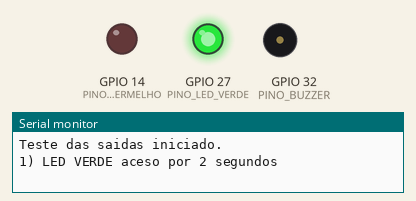
The sketch below on a simulated ESP32. On the bench: output pins drawn as LEDs (lit = HIGH), buzzer (waves = sounding), the last lines printed to the serial monitor.

Above: at 1.0 s.
At 3.5 s:
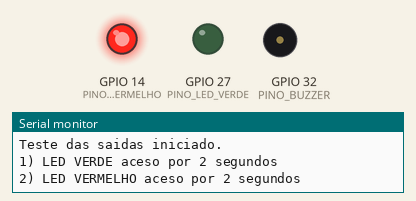
At 5.7 s:
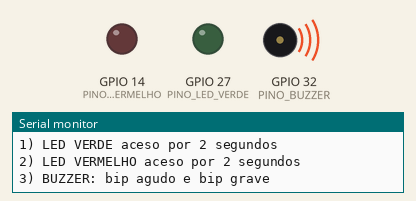
At 7.15 s:
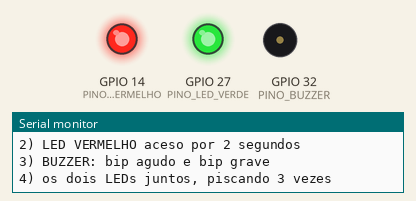
At 9.0 s:
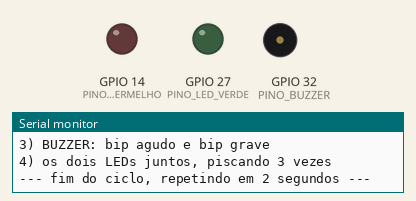
Timing chart, 0 to 13.3 s (numbered marks = the images above):
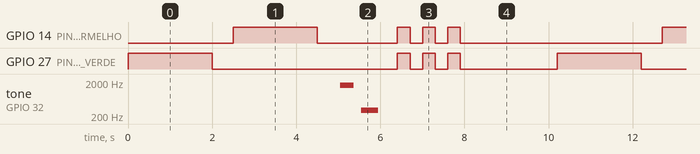

Measured:
- by itself, GPIO 14 (PINO_LED_VERMELHO): repeats every 10.2 s: LOW 1.9 s, 2 × (HIGH 0.30 s, LOW 0.30 s), HIGH 0.30 s, LOW 4.8 s, HIGH 2.0 s
- by itself, GPIO 27 (PINO_LED_VERDE): repeats every 10.2 s: LOW 4.4 s, 2 × (HIGH 0.30 s, LOW 0.30 s), HIGH 0.30 s, LOW 2.3 s, HIGH 2.0 s
- by itself, tone on GPIO 32 (PINO_BUZZER): repeats every 10.2 s: silent 0.19 s, 299 Hz 0.40 s, silent 9.3 s, 1582 Hz 0.32 s

The sketch:

teste_saidas.ino
```cpp
/*
 * Trabalho Final - Database Of Things - 270400
 * Alan Brum - 92305
 *
 * Teste das saidas: LED verde, LED vermelho e buzzer.
 * Nao faz parte do projeto final, serve so para conferir a montagem.
 *
 * Ligacoes:
 *   LED verde    : GPIO27 -> 330R -> perna longa do LED, perna curta -> GND
 *   LED vermelho : GPIO14 -> 330R -> perna longa do LED, perna curta -> GND
 *   Buzzer       : GPIO32 -> buzzer -> GND
 *
 * Abrir o Serial Monitor em 115200 para acompanhar.
 */

const int PINO_LED_VERDE    = 27;
const int PINO_LED_VERMELHO = 14;
const int PINO_BUZZER       = 32;

void bip(int frequencia, int duracaoMs) {
  long periodo = 1000000L / frequencia;
  long ciclos  = (long)duracaoMs * 1000L / periodo;
  for (long i = 0; i < ciclos; i++) {
    digitalWrite(PINO_BUZZER, HIGH);
    delayMicroseconds(periodo / 2);
    digitalWrite(PINO_BUZZER, LOW);
    delayMicroseconds(periodo / 2);
  }
}

void setup() {
  Serial.begin(115200);
  pinMode(PINO_LED_VERDE, OUTPUT);
  pinMode(PINO_LED_VERMELHO, OUTPUT);
  pinMode(PINO_BUZZER, OUTPUT);
  Serial.println();
  Serial.println("Teste das saidas iniciado.");
}

void loop() {
  Serial.println("1) LED VERDE aceso por 2 segundos");
  digitalWrite(PINO_LED_VERDE, HIGH);
  delay(2000);
  digitalWrite(PINO_LED_VERDE, LOW);
  delay(500);

  Serial.println("2) LED VERMELHO aceso por 2 segundos");
  digitalWrite(PINO_LED_VERMELHO, HIGH);
  delay(2000);
  digitalWrite(PINO_LED_VERMELHO, LOW);
  delay(500);

  Serial.println("3) BUZZER: bip agudo e bip grave");
  bip(1600, 300);
  delay(200);
  bip(300, 400);
  delay(500);

  Serial.println("4) os dois LEDs juntos, piscando 3 vezes");
  for (int i = 0; i < 3; i++) {
    digitalWrite(PINO_LED_VERDE, HIGH);
    digitalWrite(PINO_LED_VERMELHO, HIGH);
    delay(300);
    digitalWrite(PINO_LED_VERDE, LOW);
    digitalWrite(PINO_LED_VERMELHO, LOW);
    delay(300);
  }

  Serial.println("--- fim do ciclo, repetindo em 2 segundos ---");
  Serial.println();
  delay(2000);
}
```
